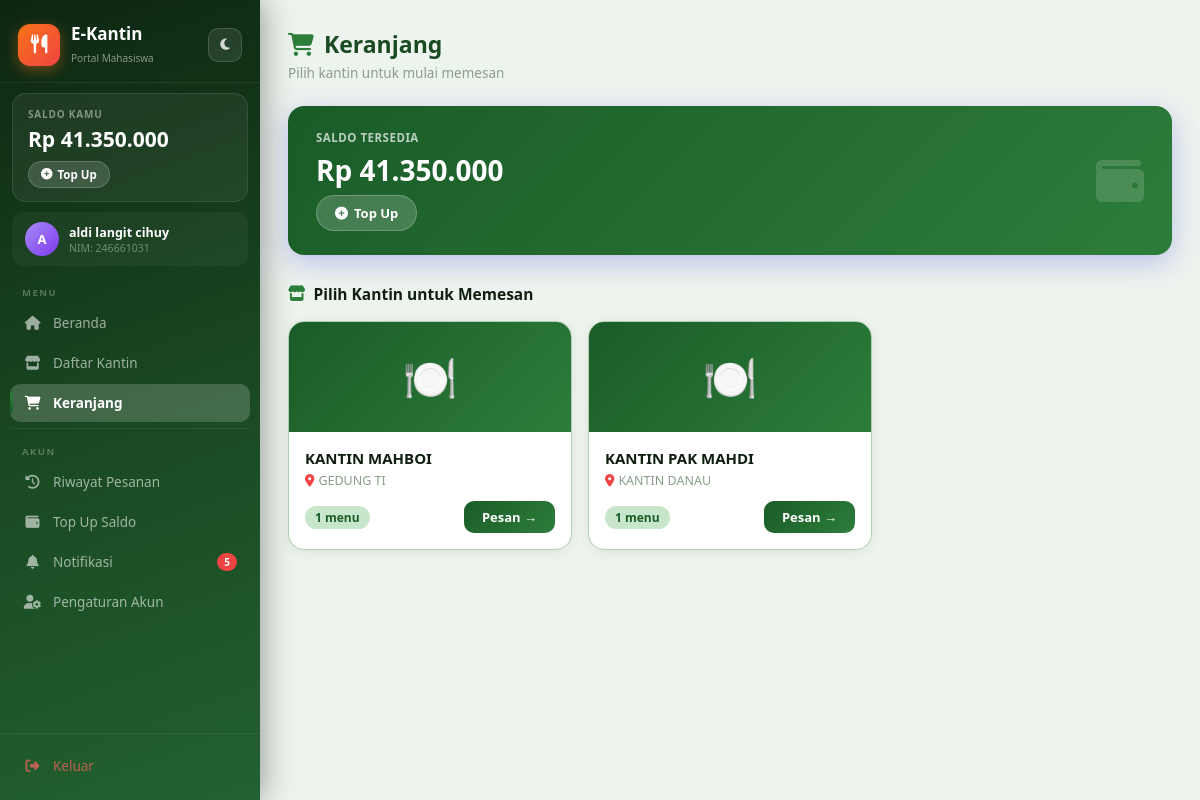
The app's page /dashboard/mahasiswa/keranjang.php (signed in) with its own data.
### tables this page shows
CREATE TABLE `saldo` (
  `id_saldo` int(11) NOT NULL,
  `id_user` int(11) NOT NULL,
  `saldo` int(11) NOT NULL DEFAULT 0,
  `updated_at` timestamp NOT NULL DEFAULT current_timestamp() ON UPDATE current_timestamp()
);

CREATE TABLE `penjual` (
  `id_penjual` int(11) NOT NULL,
  `id_user` int(11) NOT NULL,
  `nama_kantin` varchar(50) NOT NULL,
  `lokasi` text NOT NULL,
  `teks_gambar_qris` varchar(100) DEFAULT NULL,
  `no_rek` varchar(50) NOT NULL DEFAULT ''
);

### dashboard/mahasiswa/keranjang.php (the view, shortened to what this page needs)
<?php
require_once '../../includes/db.php';
$stmt2 = $pdo->query("SELECT pj.*, COUNT(m.id_menu) as total_menu FROM penjual pj LEFT JOIN menu m ON m.id_penjual = pj.id_penjual GROUP BY pj.id_penjual");
$kantin_list = $stmt2->fetchAll();
?>
<?php require_once '../../includes/sidebar_mahasiswa.php'; ?>
<div class="page-header">
    <h1><i class="fas fa-shopping-cart" style="color:var(--ac);margin-right:10px;"></i>Keranjang</h1>
    <p>Pilih kantin untuk mulai memesan</p>
</div>
<div class="info-box">
    <div>
        <div class="label">Saldo Tersedia</div>
        <div class="amount">Rp <?= number_format($saldo, 0, ',', '.') ?></div>
        <a href="topup.php"><i class="fas fa-plus-circle"></i> Top Up</a>
    </div>
    <div class="icon"><i class="fas fa-wallet"></i></div>
</div>
<div class="section-title"><i class="fas fa-store" style="color:var(--ac);"></i> Pilih Kantin untuk Memesan</div>
<?php if (empty($kantin_list)): ?>
    <div class="empty-state"><i class="fas fa-store-slash"></i><p>Belum ada kantin</p></div>
<?php else: ?>
<div class="kantin-grid">
    <?php foreach ($kantin_list as $k): ?>
    <a href="kantin.php?id=<?= $k['id_penjual'] ?>" class="kantin-card">
        <div class="kantin-thumb">🍽️</div>
        <div class="kantin-info">
            <div class="nama"><?= htmlspecialchars($k['nama_kantin']) ?></div>
            <div class="lokasi"><i class="fas fa-map-marker-alt" style="color:#ef4444;margin-right:4px;"></i><?= htmlspecialchars($k['lokasi']) ?></div>
            <div class="meta">
                <span class="menu-count"><?= $k['total_menu'] ?> menu</span>
                <span class="btn-pesan">Pesan →</span>
            </div>
        </div>
    </a>
    <?php endforeach; ?>
</div>
<?php endif; ?>
</div></body></html>

### includes/sidebar_mahasiswa.php (shortened to what this page needs)
<?php
$current_page = basename($_SERVER['PHP_SELF']);
require_once __DIR__ . '/db.php';
$stmt = $pdo->prepare("SELECT COUNT(*) FROM notifikasi WHERE id_user = ? AND is_read = 0");
$stmt->execute([$_SESSION['user']['id_user']]);
$notif_count = $stmt->fetchColumn();
$stmt2 = $pdo->prepare("SELECT saldo FROM saldo WHERE id_user = ?");
$stmt2->execute([$_SESSION['user']['id_user']]);
$saldo_row = $stmt2->fetch();
$saldo = $saldo_row ? $saldo_row['saldo'] : 0;
?>
<!DOCTYPE html>
<html lang="id" data-theme="light">
<head>
    <link rel="stylesheet" href="https://cdnjs.cloudflare.com/ajax/libs/font-awesome/6.5.0/css/all.min.css">
</head>
<body>
<aside class="sidebar">
    <div class="sidebar-header">
        <a href="beranda.php" class="sidebar-logo">
            <div class="logo-icon"><i class="fas fa-utensils"></i></div>
            <div class="logo-text">
                <h2>E-Kantin</h2>
                <span>Portal Mahasiswa</span>
            </div>
        </a>
        <button class="theme-toggle" onclick="toggleTheme()" id="theme-btn" title="Ganti tema">
            <i class="fas fa-moon" id="theme-icon"></i>
        </button>
    </div>
    <div class="saldo-widget">
        <div class="saldo-label">Saldo Kamu</div>
        <div class="saldo-amount">Rp <?= number_format($saldo, 0, ',', '.') ?></div>
        <a href="topup.php" class="saldo-topup"><i class="fas fa-plus-circle"></i> Top Up</a>
    </div>
    <div class="sidebar-user">
        <div class="user-avatar"><?= strtoupper(substr($_SESSION['user']['nama'], 0, 1)) ?></div>
        <div class="user-info">
            <div class="name"><?= htmlspecialchars($_SESSION['user']['nama']) ?></div>
            <div class="nim">NIM: <?= htmlspecialchars($_SESSION['user']['nim'] ?? '-') ?></div>
        </div>
    </div>
    <nav class="sidebar-nav">
        <div class="nav-section-label">Menu</div>
        <a href="beranda.php" class="nav-item <?= $current_page==='beranda.php'?'active':'' ?>"><i class="fas fa-home"></i><span>Beranda</span></a>
        <a href="kantin.php" class="nav-item <?= $current_page==='kantin.php'?'active':'' ?>"><i class="fas fa-store"></i><span>Daftar Kantin</span></a>
        <a href="keranjang.php" class="nav-item <?= $current_page==='keranjang.php'?'active':'' ?>"><i class="fas fa-shopping-cart"></i><span>Keranjang</span></a>
        <hr class="nav-divider">
        <div class="nav-section-label">Akun</div>
        <a href="riwayat.php" class="nav-item <?= $current_page==='riwayat.php'?'active':'' ?>"><i class="fas fa-history"></i><span>Riwayat Pesanan</span></a>
        <a href="topup.php" class="nav-item <?= $current_page==='topup.php'?'active':'' ?>"><i class="fas fa-wallet"></i><span>Top Up Saldo</span></a>
        <a href="notifikasi.php" class="nav-item <?= $current_page==='notifikasi.php'?'active':'' ?>">
            <i class="fas fa-bell"></i><span>Notifikasi</span>
            <?php if($notif_count>0):?><span class="nav-badge"><?=$notif_count?></span><?php endif;?>
        </a>
        <a href="pengaturan.php" class="nav-item <?= $current_page==='pengaturan.php'?'active':'' ?>"><i class="fas fa-user-cog"></i><span>Pengaturan Akun</span></a>
    </nav>
    <div class="sidebar-footer">
        <a href="../../logout.php" class="nav-item logout"><i class="fas fa-sign-out-alt"></i><span>Keluar</span></a>
    </div>
</aside>
<div class="main-content">

### includes/sidebar_mahasiswa.php (style rules this page uses)
:root,[data-theme="light"] { --bg-page:#edf4ee;--bg-card:#fff;--bg-card2:#e3f0e5; --text-1:#0f1f0f;--text-2:#4a5e4a;--text-3:#8a9e8a; --border:#b0cfb3;--shadow:0 2px 12px rgba(0,0,0,.07);--shadow-h:0 8px 24px rgba(0,0,0,.12); --ac:#2d7d3a;--ac-dk:#1a5c28;--ac-lt:#c8e6cc;--ac-tx:#1a5c28; --sb-bg:linear-gradient(160deg,#0d2612 0%,#1a4a22 55%,#236130 100%); --sb-active:rgba(255,255,255,.18);--sb-hover:rgba(255,255,255,.10); --h1:#1a4a22;--inp-bg:#ebf5ec;--inp-bd:#a5cca9; }
* { margin:0;padding:0;box-sizing:border-box; }
body { font-family:'Segoe UI',sans-serif;background:var(--bg-page);display:flex;height:100vh;color:var(--text-1);transition:background .3s,color .3s; }
.sidebar { width:260px;background:var(--sb-bg);height:100vh;display:flex;flex-direction:column;position:fixed;left:0;top:0;z-index:100;box-shadow:4px 0 28px rgba(0,0,0,.35); }
.sidebar-header { padding:22px 18px 15px;border-bottom:1px solid rgba(255,255,255,.07);display:flex;align-items:center;justify-content:space-between; }
.sidebar-logo { display:flex;align-items:center;gap:11px;text-decoration:none; }
.logo-icon { width:42px;height:42px;background:linear-gradient(135deg,#f97316,#ef4444);border-radius:12px;display:flex;align-items:center;justify-content:center;font-size:19px;color:white;box-shadow:0 4px 14px rgba(249,115,22,.4); }
.logo-text { color:white; }
.logo-text h2 { font-size:17px;font-weight:800; }
.logo-text span { font-size:10px;opacity:.5; }
.theme-toggle { width:34px;height:34px;background:rgba(255,255,255,.09);border:1px solid rgba(255,255,255,.14);border-radius:10px;color:rgba(255,255,255,.8);font-size:13px;cursor:pointer;display:flex;align-items:center;justify-content:center;transition:all .2s;flex-shrink:0; }
.saldo-widget { margin:10px 12px;background:rgba(255,255,255,.06);border:1px solid rgba(255,255,255,.09);border-radius:14px;padding:13px 15px; }
.saldo-label { color:rgba(255,255,255,.45);font-size:10px;font-weight:700;letter-spacing:.8px;text-transform:uppercase; }
.saldo-amount { color:white;font-size:21px;font-weight:800;margin:4px 0 8px; }
.saldo-topup { display:inline-flex;align-items:center;gap:5px;background:rgba(255,255,255,.14);color:white;font-size:11.5px;font-weight:600;padding:5px 12px;border-radius:20px;text-decoration:none;transition:background .2s;border:1px solid rgba(255,255,255,.18); }
.sidebar-user { margin:0 12px 4px;padding:10px 13px;display:flex;align-items:center;gap:10px;background:rgba(255,255,255,.04);border-radius:11px; }
.user-avatar { width:34px;height:34px;background:linear-gradient(135deg,#a78bfa,#7c3aed);border-radius:50%;display:flex;align-items:center;justify-content:center;color:white;font-weight:700;font-size:13px;flex-shrink:0; }
.user-info .name { color:white;font-size:12.5px;font-weight:600; }
.user-info .nim { color:rgba(255,255,255,.38);font-size:10.5px; }
.sidebar-nav { flex:1;padding:6px 10px;overflow-y:auto;min-height:0;scrollbar-width:none; }
.nav-section-label { color:rgba(255,255,255,.28);font-size:9.5px;font-weight:700;letter-spacing:1.5px;text-transform:uppercase;padding:10px 12px 5px; }
.nav-item { display:flex;align-items:center;gap:11px;padding:10px 13px;border-radius:10px;color:rgba(255,255,255,.58);text-decoration:none;font-size:13.5px;font-weight:500;margin-bottom:2px;position:relative;transition:all .2s ease; }
.nav-item.active { background:var(--sb-active);color:white;font-weight:600; }
.nav-item.active::before { content:'';position:absolute;left:0;top:50%;transform:translateY(-50%);width:3px;height:55%;background:linear-gradient(to bottom,#2d7d3a,#1a5c28);border-radius:0 3px 3px 0; }
.nav-item i { width:19px;text-align:center;font-size:14px; }
.nav-badge { margin-left:auto;background:#ef4444;color:white;font-size:10px;font-weight:700;padding:2px 7px;border-radius:20px; }
hr.nav-divider { border:none;border-top:1px solid rgba(255,255,255,.06);margin:6px 0; }
.sidebar-footer { padding:13px 10px;border-top:1px solid rgba(255,255,255,.06); }
.nav-item.logout { color:rgba(255,100,100,.7); }
.main-content { margin-left:260px;flex:1;padding:28px;height:100vh;overflow-y:auto;transition:background .3s; }
.page-header { margin-bottom:24px; }
.page-header h1 { font-size:23px;font-weight:800;color:var(--h1); }
.page-header p { color:var(--text-3);font-size:13.5px;margin-top:4px; }

### records on screen
saldo: saldo "41.350.000"
penjual: nama_kantin "KANTIN MAHBOI", lokasi "GEDUNG TI", total_menu "1"
penjual: nama_kantin "KANTIN PAK MAHDI", lokasi "KANTIN DANAU", total_menu "1"

### other values on screen
substr($_SESSION['user']['nama'], 0, 1) "A"
$_SESSION['user']['nama'] "aldi langit cihuy"
$_SESSION['user']['nim'] "246661031"
$notif_count "5"
